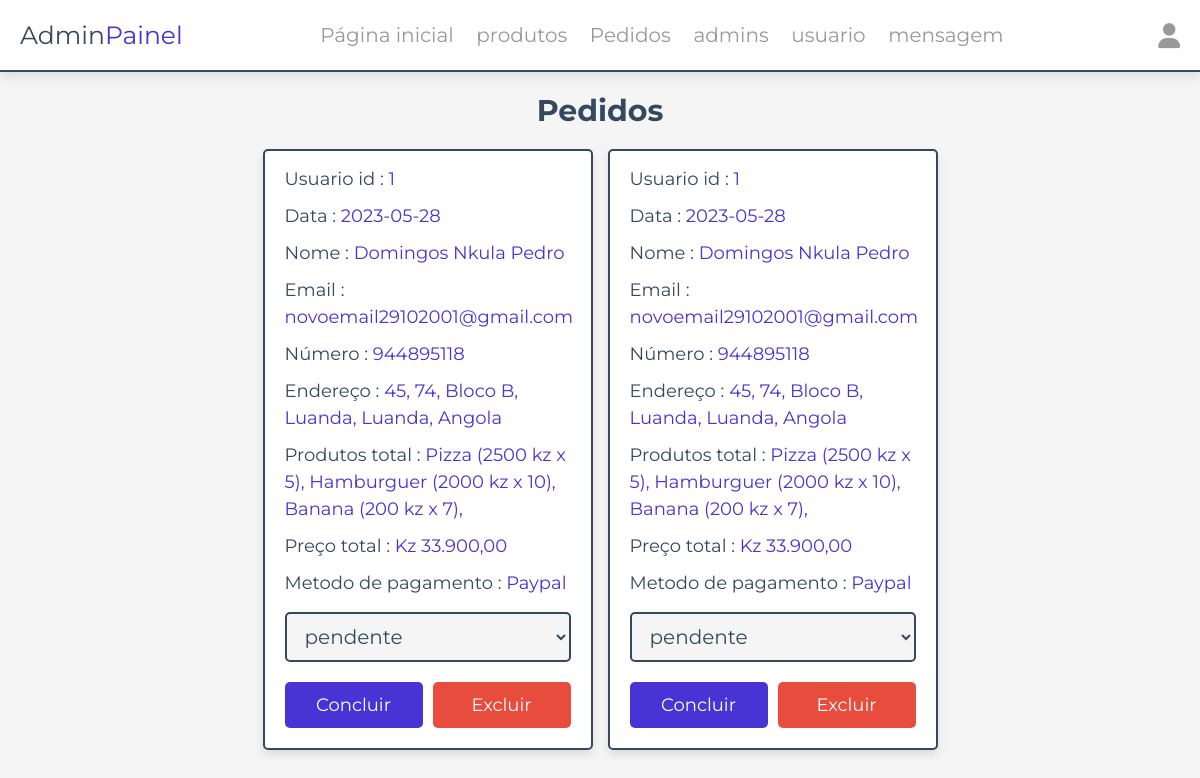
Before: /admin/ordem_pedido.php (signed in) with the older database file.
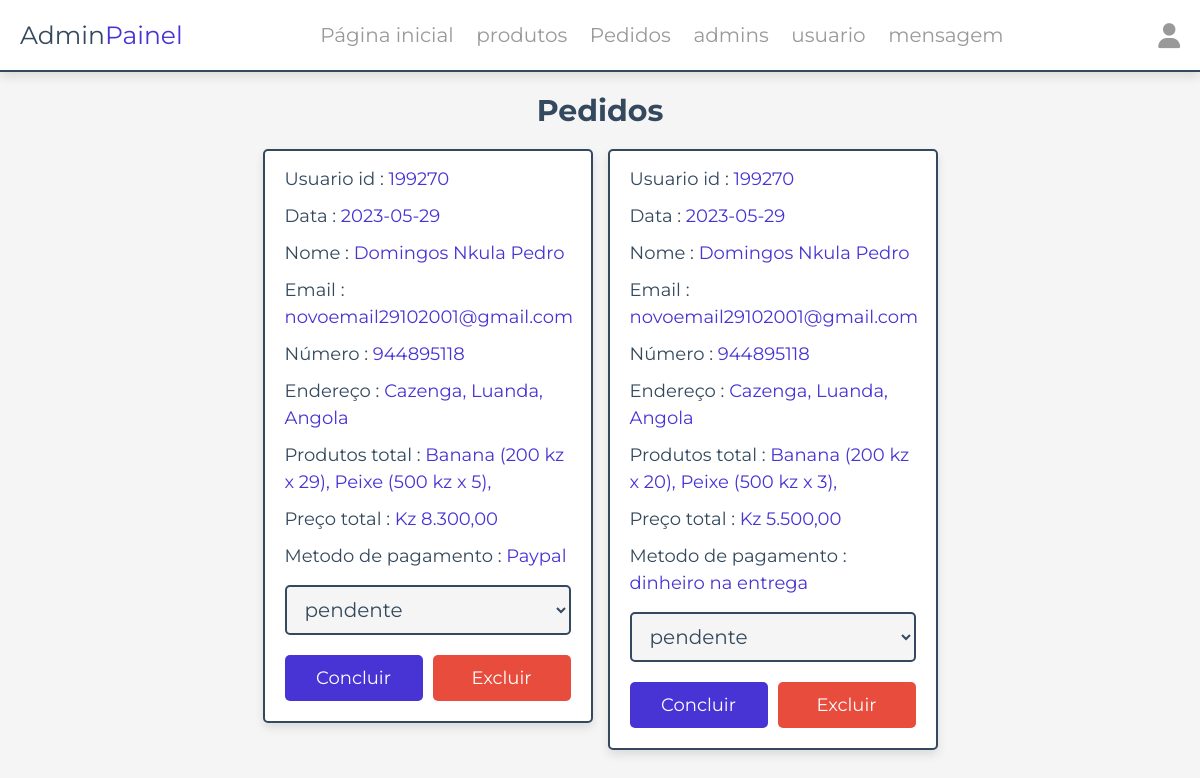
After: the same page with the newer database file.
### tables this page shows
CREATE TABLE `pedidos` (
  `id` varchar(255) NOT NULL,
  `user_id` int(100) NOT NULL,
  `nome` varchar(20) NOT NULL,
  `contacto` varchar(10) NOT NULL,
  `email` varchar(50) NOT NULL,
  `metodo` varchar(50) NOT NULL,
  `endereço` varchar(500) NOT NULL,
  `total_produtos` text NOT NULL,
  `total_preço` int(100) NOT NULL,
  `data` date NOT NULL DEFAULT current_timestamp(),
  `estado_pagamento` varchar(20) NOT NULL DEFAULT '1',
  `confirmacao_cliente` varchar(20) DEFAULT 'false',
  PRIMARY KEY (`id`)
);

### functions/pegarEstado.php (called while the page is built, shortened)
<?php
function pegarEstado($numero_do_estado){
    if($numero_do_estado == '1'):
        return "pendente";
    endif;
}

### admin/ordem_pedido.php (the view, shortened to what this page needs)
<?php
include __DIR__ . './../components/connect.php';
include_once __DIR__ . './../functions/pegarEstado.php';
if(isset($_GET['filter'])){
   $id_filter = $_GET['filter'];
   if($id_filter == "all"){
      $sql = $conn->prepare("SELECT * FROM pedidos");
      $sql->execute();
      if($sql->rowCount() > 0){
         $dados_filtrados = $sql->fetchAll(PDO::FETCH_ASSOC);
      } else {
         $dados_filtrados = false;
      }
   } else {
      $sql = $conn->prepare("SELECT * FROM pedidos WHERE estado_pagamento = ?");
      $sql->execute([$id_filter]);
      if($sql->rowCount() > 0){
         $dados_filtrados = $sql->fetchAll(PDO::FETCH_ASSOC);
      } else {
         $dados_filtrados = false;
      }
   }
} else {
   $sql = $conn->prepare("SELECT * FROM pedidos");
   $sql->execute();
   if($sql->rowCount() > 0){
      $dados_filtrados = $sql->fetchAll(PDO::FETCH_ASSOC);
   }
    else {
      $dados_filtrados = false;
   }
}
?>
<!DOCTYPE html>
<html lang="pt-br">
<head>
   <link rel="stylesheet" href="https://cdnjs.cloudflare.com/ajax/libs/font-awesome/6.1.1/css/all.min.css">
   <link rel="stylesheet" href="../css/admin_style.css">
</head>
<body>
<?php include '../components/admin_cabeçalho.php' ?>
<section class="placed-orders">
   <h1 class="heading">Pedidos</h1>
   <div class="box-container">
   <?php
      if(!$dados_filtrados):
         echo "<p class='empty'>Nenhum dado encontrado!</p>";
      else:
      foreach ($dados_filtrados as $dados):
         $all_produts = json_decode($dados['total_produtos'], true);
   ?>
   <div class="box">
      <p> Usuario id : <span><?= $dados['user_id']; ?></span> </p>
      <p> Data : <span><?= $dados['data']; ?></span> </p>
      <p> Nome : <span><?= $dados['nome']; ?></span> </p>
      <p> Email : <span><?= $dados['email']; ?></span> </p>
      <p> Número : <span><?= $dados['contacto']; ?></span> </p>
      <p> Endereço : <span><?= $dados['endereço']; ?></span> </p>
      <p> Produtos total : <span>
      <?php
            foreach($all_produts as $product):
               $produto = $product['pedido'];
               echo "{$produto['nome']} ({$produto['preco']} kz x {$produto['qntd']}), \n";
            endforeach;
      ?>
      </span> </p>
      <p> Preço total : <span>Kz <?= number_format($dados['total_preço'], 2, ",", ".") ; ?></span> </p>
      <p> Metodo de pagamento : <span><?= $dados['metodo']; ?></span> </p>
      <form action="" method="POST">
         <select <?= $dados['estado_pagamento'] == '0' ? 'disabled' : ''; ?> name="payment_status" class="drop-down">
            <option selected disabled value="<?= $dados['estado_pagamento']; ?>">
               <?= pegarEstado($dados['estado_pagamento']); ?>
            </option>
         </select>
         <div class="flex-btn">
            <?=
               $dados['estado_pagamento'] != '0'
                  ? "<input type='submit' value='concluir' class='btn' name='update_payment'>"
                  : '';
            ?>
            <a href="ordem_pedido.php?delete=<?= $dados['id']; ?>" class="delete-btn" onclick="return confirm('pretende eliminar este pedido?');">excluir</a>
         </div>
      </form>
   </div>
      <?php
         endforeach;
         endif;
      ?>
   </div>
</section>
</body>
</html>

### components/admin_cabeçalho.php (shortened to what this page needs)
<header class="header">
   <section class="flex">
      <a href="painel.php" class="logo">Admin<span>Painel</span></a>
      <nav class="navbar">
         <a href="painel.php">Página inicial</a>
         <a href="produtos.php">produtos</a>
         <a href="ordem_pedido.php">Pedidos</a>
         <a href="conta_administrador.php">admins</a>
         <a href="contas_usuario.php">usuario</a>
         <a href="messages.php">mensagem</a>
      </nav>
      <div class="icons">
         <div id="user-btn" class="fas fa-user"></div>
      </div>
   </section>
</header>

### css/admin_style.css (style rules this page uses)
:root { --main-color:#4834d4; --red:#e74c3c; --orange:#f39c12; --black:#34495e; --white:#fff; --light-bg:#f5f5f5; --light-color:#999; --border:.2rem solid var(--black); --box-shadow:0 .5rem 1rem rgba(0,0,0,.1); }
* { font-family: 'Montserrat', sans-serif; margin:0; padding:0; box-sizing: border-box; text-decoration: none; outline: none; border:none; }
html { font-size: 62.5%; overflow-x: hidden; }
body { background-color: var(--light-bg); }
section { max-width: 1200px; margin:0 auto; padding:2rem; }
.btn, .delete-btn, .option-btn { display: block; margin-top: 1rem; border-radius: .5rem; cursor: pointer; width: 100%; font-size: 1.8rem; color:var(--white); padding:1.2rem 3rem; text-transform: capitalize; text-align: center; }
.btn { background-color: var(--main-color); }
.delete-btn { background-color: var(--red); }
.flex-btn { display: flex; gap:1rem; }
.heading { text-align: center; margin-bottom: 2rem; text-transform: capitalize; color:var(--black); font-size: 3rem; }
.header { position: sticky; top:0; left:0; right:0; background-color: var(--white); box-shadow: var(--box-shadow); z-index: 1000; border-bottom: var(--border); }
.header .flex { display: flex; align-items: center; justify-content: space-between; position: relative; }
.header .flex .logo { font-size: 2.5rem; color:var(--black); }
.header .flex .logo span { color:var(--main-color); }
.header .flex .navbar a { margin:0 1rem; font-size: 2rem; color:var(--light-color); }
.header .flex .icons > * { font-size: 2.5rem; cursor: pointer; color:var(--light-color); margin-left: 1.7rem; }
.placed-orders .box-container { display: grid; grid-template-columns: repeat(auto-fit, 33rem); gap:1.5rem; justify-content: center; align-items: flex-start; }
.placed-orders .box-container .box { background-color: var(--white); border-radius: .5rem; box-shadow: var(--box-shadow); border:var(--border); padding:2rem; padding-top: 1rem; }
.placed-orders .box-container .box p { padding: .5rem 0; line-height: 1.5; font-size: 1.8rem; color:var(--black); }
.placed-orders .box-container .box p span { color:var(--main-color); }
.placed-orders .box-container .box .drop-down { width: 100%; margin:1rem 0; background-color: var(--light-bg); padding:1rem 1.4rem; font-size: 2rem; color:var(--black); border:var(--border); border-radius: .5rem; }

Changed rows visible on the page:
removed pedidos: user "1", data "2023-05-28", nome "Domingos Nkula Pedro", email "novoemail29102001@gmail.com", contacto "944895118", endereço "45, 74, Bloco B, Luanda, Luanda, Angola", nome "Pizza", preco "2500", qntd "5", nome "Hamburguer", preco "2000", qntd "10", nome "Banana", preco "200", qntd "7", total_preço "33.900,00", metodo "Paypal", payment_status "pendente"
removed pedidos: user "1", data "2023-05-28", nome "Domingos Nkula Pedro", email "novoemail29102001@gmail.com", contacto "944895118", endereço "45, 74, Bloco B, Luanda, Luanda, Angola", nome "Pizza", preco "2500", qntd "5", nome "Hamburguer", preco "2000", qntd "10", nome "Banana", preco "200", qntd "7", total_preço "33.900,00", metodo "Paypal", payment_status "pendente"
added pedidos: user "199270", data "2023-05-29", nome "Domingos Nkula Pedro", email "novoemail29102001@gmail.com", contacto "944895118", endereço "Cazenga, Luanda, Angola", nome "Banana", preco "200", qntd "29", nome "Peixe", preco "500", qntd "5", total_preço "8.300,00", metodo "Paypal", payment_status "pendente"
added pedidos: user "199270", data "2023-05-29", nome "Domingos Nkula Pedro", email "novoemail29102001@gmail.com", contacto "944895118", endereço "Cazenga, Luanda, Angola", nome "Banana", preco "200", qntd "20", nome "Peixe", preco "500", qntd "3", total_preço "5.500,00", metodo "dinheiro na entrega", payment_status "pendente"
